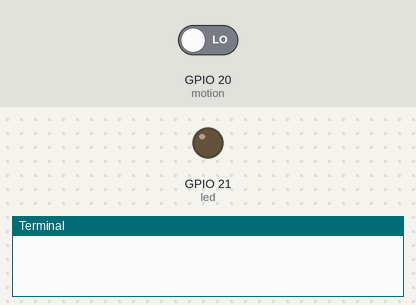
Recording of a program running on a simulated Raspberry Pi (BCM pin numbers). On the bench: output pins drawn as LEDs (lit = HIGH), the last lines printed to the terminal. The inputs (shaded band) are chosen by the test bench; at power-on: GPIO 20 (motion) LOW. The clock reads 2024-03-15 10:24:30 at power-on unless the program sets it; the camera gives no picture and a still takes 0.5 s.

Above: at 1.2 s.
1.3 s: GPIO 20 (motion) driven HIGH
At 1.7 s:
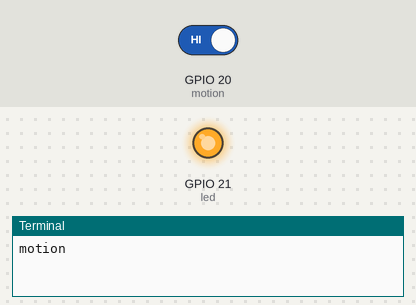
2.8 s: GPIO 20 (motion) driven LOW
At 4.0 s:
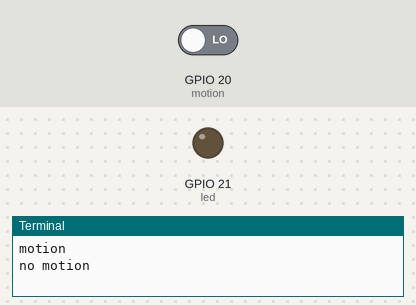
Timing chart, 0 to 5.8 s (numbered marks = the images above; inputs shaded):
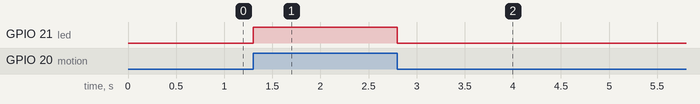

The program:

ex02.py
```python
# LED와 PIR 센서를 연결
# 움직임이 감지되면 동영상 녹화 시작
# 움직임이 없어지면 동영상 녹화 중지
# 파일명은 날짜_녹화시작시간.h264
# 화면 출력은 없음
# 녹화 중일 때는 LED ON

import time
from signal import pause
from gpiozero import LED, MotionSensor
import picamera
import datetime

motion = MotionSensor(20)
led = LED(21)

camera = picamera.PiCamera()
camera.resolution = (640, 480)
camera.vflip = True

def start_record():
    led.on()
    now = datetime.datetime.now()
    fname = now.strftime("%T%m%d_%H%M") + ".h264"
    print("motion")
    camera.start_recording(fname)

def stop_record():
    led.off()
    print("no motion")
    camera.stop_recording()

motion.when_motion = start_record
motion.when_no_motion = stop_record

pause()
```

Measured:
- after the input at 1.3 s, GPIO 21 (led): LOW → HIGH at once
- after the input at 2.8 s, GPIO 21 (led): HIGH → LOW at once
